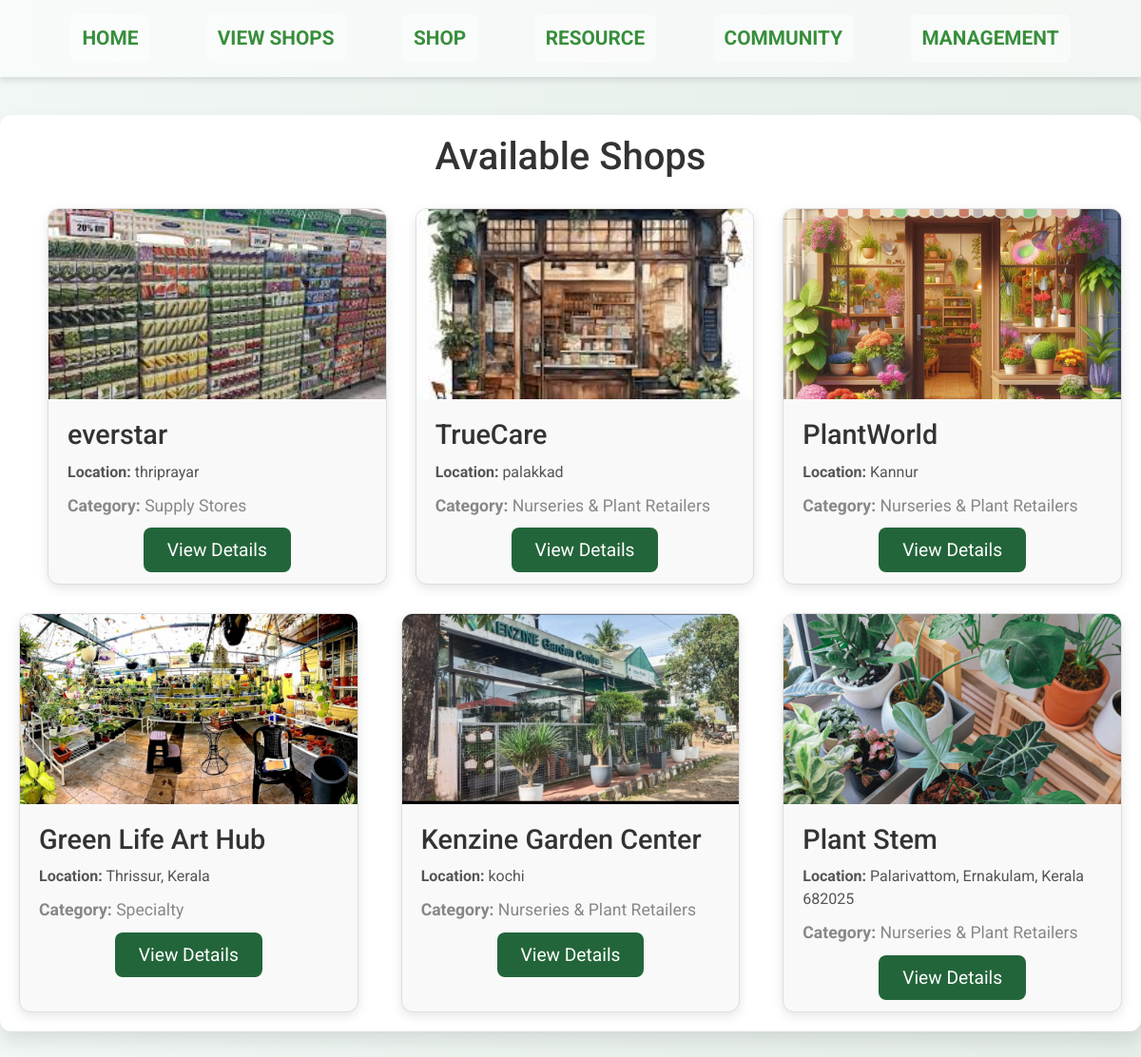
The app's page /user_shoplist/ with its own data.
### garden_app/models.py (models this page shows)
class shop(models.Model):
    name = models.CharField(max_length=100)
    shopid =models.IntegerField(unique=True)
    email =models.EmailField(max_length=100)
    phone =models.CharField(max_length=10)
    description =models.TextField()
    location =models.CharField(max_length=100)
    img =models.ImageField(upload_to='shopimages/')
    category_choices =(
        ('Nurseries & Plant Retailers','Nurseries & Plant Retailers'),
        ('Supply Stores','Supply Stores'),
        ('Specialty','Specialty')
    )
    category =models.CharField(choices=category_choices,max_length=100)
    professional=models.ForeignKey(prof_reg,on_delete=models.CASCADE)

### garden_app/views.py (the view)
# urls.py: path('user_shoplist/',views.user_shoplist,name="user_shoplist"),
def user_shoplist(request):
    category = request.GET.get('category', '')
    location = request.GET.get('location', '')
    shops = shop.objects.all()
    if category:
        shops = shops.filter(category=category)
    if location:
        shops = shops.filter(location__icontains=location)
    return render(request, 'user_shoplist.html', {'shops': shops})

### garden_app/templates/user_shoplist.html (shortened to what this page needs)
<!DOCTYPE html>
<html lang="en">
<head>
    <link href="https://stackpath.bootstrapcdn.com/bootstrap/4.5.2/css/bootstrap.min.css" rel="stylesheet">
</head>
<body>
    <nav class="navbar navbar-expand-lg navbar-light">
        <a href="{% if request.session.email %}/profhome/{% else %}/userHome/{% endif %}" class="back-button">Home</a>
                    <a  class="back-button" href="/user_shoplist/">View shops</a>
                    <a class="back-button" href="/user_prod/">Shop</a>
                    <a  class="back-button" href="/edu/">Resource</a>
                    <a  class="back-button" href="/community/">Community</a>
                    <a  class="back-button"  href="/tools/">Management</a>
      </nav>
    <div class="wrapper">
        <h1>Available Shops</h1>
        <div class="shop-list">
            <br><br>
            {% for s in shops %}
            <div class="shop-card" data-toggle="modal" data-target="#shopModal"
                 data-name="{{ s.name }}"
                 data-location="{{ s.location }}"
                 data-description="{{ s.description }}"
                 data-category="{{ s.category }}"
                 data-img="{{ s.img.url }}">
                <img src="{{ s.img.url }}" alt="{{ s.name }}">
                <div class="content">
                    <h3>{{ s.name }}</h3>
                    <p><strong>Location:</strong> {{ s.location }}</p>
                    <p class="category"><strong>Category:</strong> {{ s.category }}</p>
                    <div class="button-container">
                        <a href="#">View Details</a>
                    </div>
                </div>
            </div>
            {% endfor %}
        </div>
    </div>
</body>
</html>

### garden_app/templates/user_shoplist.html (style rules this page uses)
body { font-family: 'Roboto', sans-serif; background: linear-gradient(to right, #f0f7f4, #e6eee9); margin: 0; padding: 0; }
.wrapper { max-width: 1200px; margin: 40px auto; padding: 20px; background-color: #ffffff; border-radius: 12px; box-shadow: 0 10px 20px rgba(0, 0, 0, 0.1); }
h1 { text-align: center; color: #333; font-size: 2.5rem; margin-bottom: 30px; }
.shop-list { display: flex; flex-wrap: wrap; gap: 30px; justify-content: space-between; }
.shop-card { background: #f9f9f9; border: 1px solid #ddd; border-radius: 12px; overflow: hidden; box-shadow: 0 4px 12px rgba(0, 0, 0, 0.1); width: calc(33.333% - 30px); transition: transform 0.3s ease, box-shadow 0.3s ease; cursor: pointer; display: flex; flex-direction: column; }
.shop-card img { width: 100%; height: 200px; object-fit: cover; transition: opacity 0.3s ease; }
.shop-card .content { padding: 20px; flex-grow: 1; }
.shop-card .content h3 { font-size: 1.8rem; margin: 0 0 10px; color: #333; }
.shop-card .content p { font-size: 1rem; margin: 8px 0; color: #555; line-height: 1.5; }
.shop-card .content .category { font-size: 1.1rem; color: #888; margin-top: 10px; }
.shop-card .content .button-container { margin-top: 20px; text-align: center; }
.shop-card .content .button-container a { padding: 12px 25px; background-color: #23653a; color: white; border-radius: 8px; transition: background-color 0.3s ease; text-decoration: none; font-size: 1.2rem; }
.navbar { background-color: #ffffff83; display: flex; align-items: center; padding: 15px; justify-content: space-evenly; box-shadow: 0 4px 6px rgba(0, 0, 0, 0.1); }
.navbar a { padding: 10px 12px; margin-right: 0; }
.back-button { padding: 10px 12px; background-color: #ffffff83; color: #388e3c !important; font-size: 1.3em; font-weight: bold; text-transform: uppercase; border-radius: 8px; text-decoration: none; transition: background-color 0.3s ease, transform 0.2s; }

### records on screen
shop: img (picture), name "everstar", location "thriprayar", category "Supply Stores"
shop: img (picture), name "TrueCare", location "palakkad", category "Nurseries & Plant Retailers"
shop: img (picture), name "PlantWorld", location "Kannur", category "Nurseries & Plant Retailers"
shop: img (picture), name "Green Life Art Hub", location "Thrissur, Kerala", category "Specialty"
shop: img (picture), name "Kenzine Garden Center", location "kochi", category "Nurseries & Plant Retailers"
shop: img (picture), name "Plant Stem", location "Palarivattom, Ernakulam, Kerala 682025", category "Nurseries & Plant Retailers"
